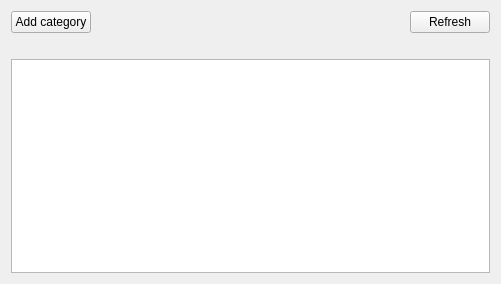
<?xml version="1.0" encoding="UTF-8"?>
<ui version="4.0">
 <class>AccountTreeWidget</class>
 <widget class="QWidget" name="AccountTreeWidget">
  <property name="geometry">
   <rect>
    <x>0</x>
    <y>0</y>
    <width>501</width>
    <height>284</height>
   </rect>
  </property>
  <property name="windowTitle">
   <string>Accounts</string>
  </property>
  <layout class="QVBoxLayout" name="verticalLayout">
   <item>
    <layout class="QHBoxLayout" name="horizontalLayout">
     <item>
      <widget class="QPushButton" name="addCategoryButton">
       <property name="sizePolicy">
        <sizepolicy hsizetype="Fixed" vsizetype="Preferred">
         <horstretch>0</horstretch>
         <verstretch>0</verstretch>
        </sizepolicy>
       </property>
       <property name="text">
        <string>Add category</string>
       </property>
      </widget>
     </item>
     <item alignment="Qt::AlignRight">
      <widget class="QPushButton" name="refreshButton">
       <property name="sizePolicy">
        <sizepolicy hsizetype="Fixed" vsizetype="Fixed">
         <horstretch>0</horstretch>
         <verstretch>0</verstretch>
        </sizepolicy>
       </property>
       <property name="text">
        <string>Refresh</string>
       </property>
      </widget>
     </item>
    </layout>
   </item>
   <item>
    <widget class="QLabel" name="errorLabel">
     <property name="styleSheet">
      <string notr="true">color: red</string>
     </property>
     <property name="text">
      <string/>
     </property>
     <property name="alignment">
      <set>Qt::AlignCenter</set>
     </property>
    </widget>
   </item>
   <item>
    <widget class="QTreeView" name="treeView">
     <property name="contextMenuPolicy">
      <enum>Qt::CustomContextMenu</enum>
     </property>
     <property name="sizeAdjustPolicy">
      <enum>QAbstractScrollArea::AdjustToContents</enum>
     </property>
     <property name="dragEnabled">
      <bool>true</bool>
     </property>
     <property name="dragDropOverwriteMode">
      <bool>true</bool>
     </property>
     <property name="dragDropMode">
      <enum>QAbstractItemView::InternalMove</enum>
     </property>
     <property name="alternatingRowColors">
      <bool>true</bool>
     </property>
     <property name="indentation">
      <number>20</number>
     </property>
     <property name="itemsExpandable">
      <bool>true</bool>
     </property>
     <property name="headerHidden">
      <bool>true</bool>
     </property>
     <property name="expandsOnDoubleClick">
      <bool>true</bool>
     </property>
    </widget>
   </item>
  </layout>
 </widget>
 <tabstops>
  <tabstop>addCategoryButton</tabstop>
  <tabstop>treeView</tabstop>
 </tabstops>
 <resources>
  <include location="../../icons/tikka.slots.pyqt.resources.icons.index.qrc"/>
 </resources>
 <connections/>
</ui>
